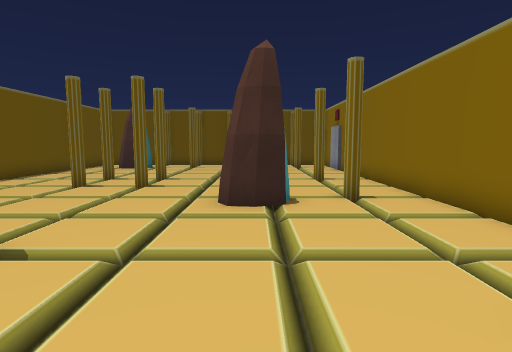
view 1 (above)

15 first-person views from a walk through a 3-D level made in the Unity game engine. The camera is 1.5 m above the floor, tilts 6° down and sees 80° across. The floor is counted in squares, 1.12 m on a side. Each view is taken from the middle of a square. On the plan, view 1 faces up. The plan holds only what a view shows up to about 14 squares ahead; the rest is blank. The place goes on beyond the plan. The player character is not drawn. Door leaves are left out, so doorways stand open.

view 2
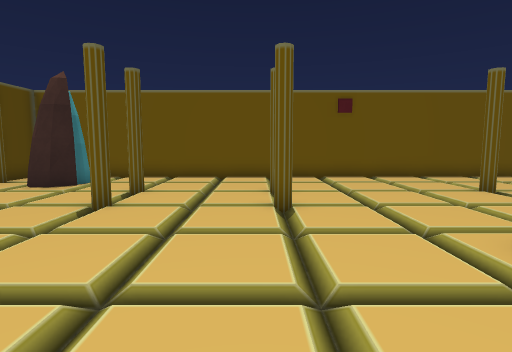

view 3
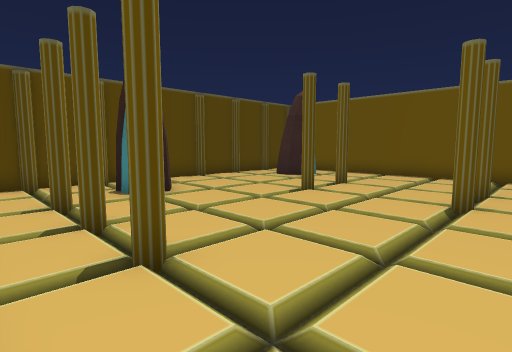

view 4
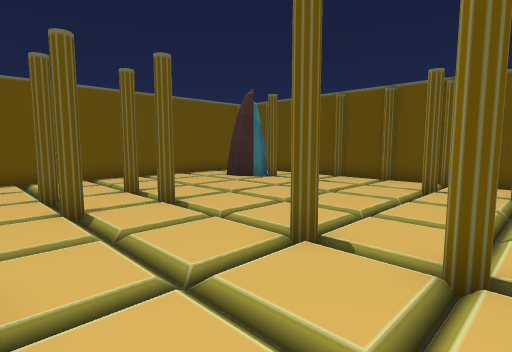

view 5
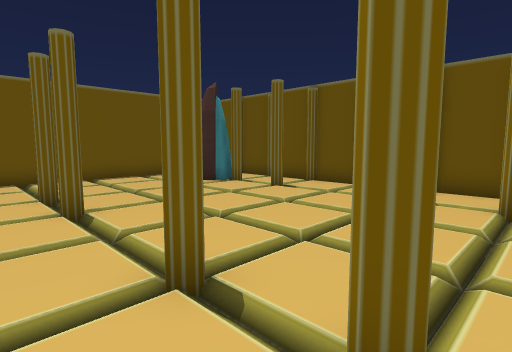

view 6
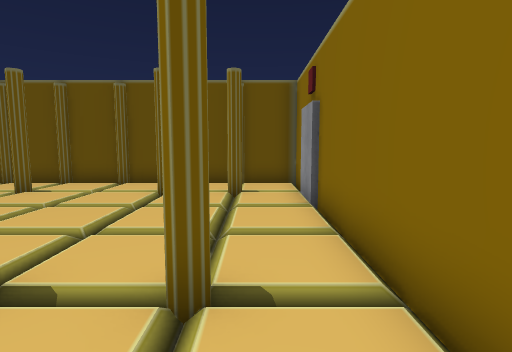

view 7
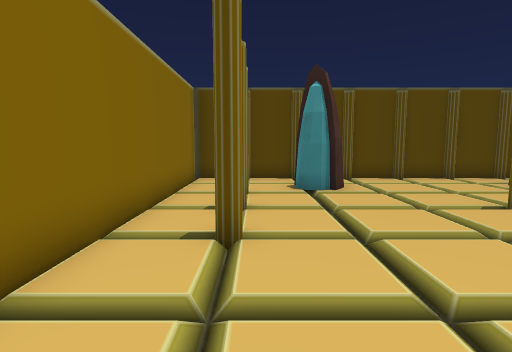

view 8
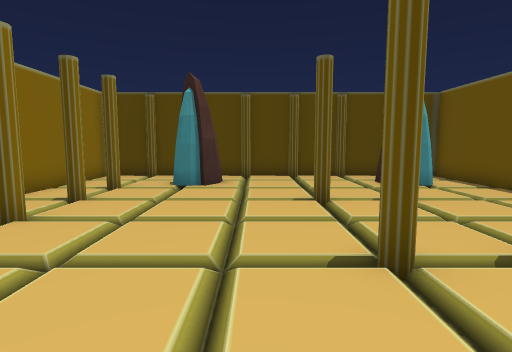

view 9
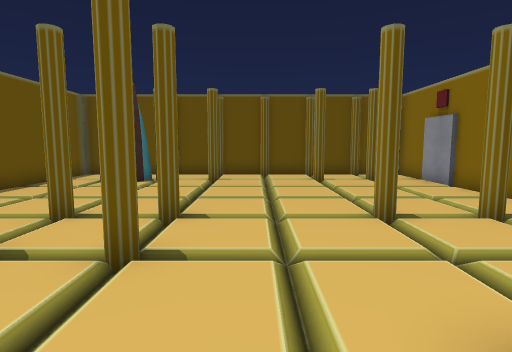

view 10
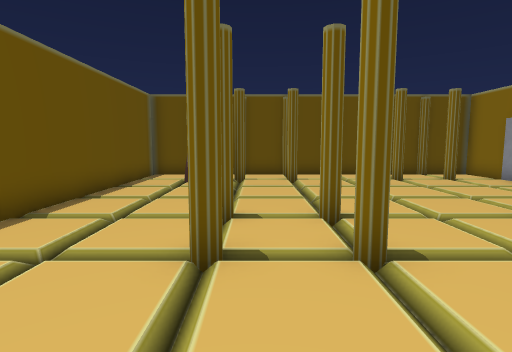

view 11
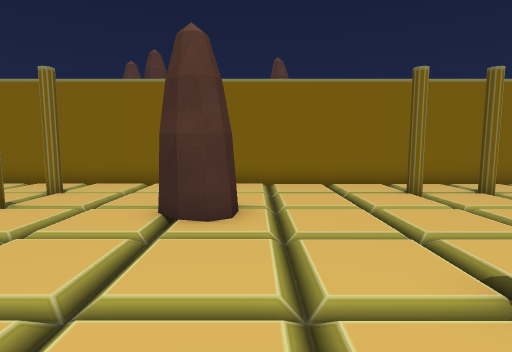

view 12
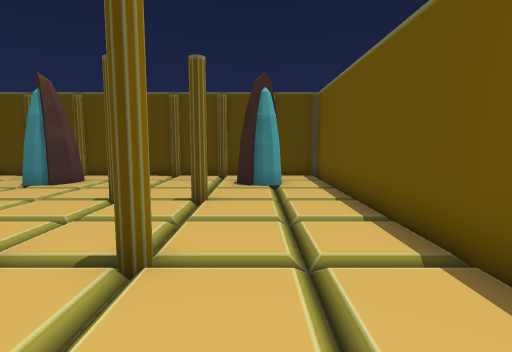

view 13
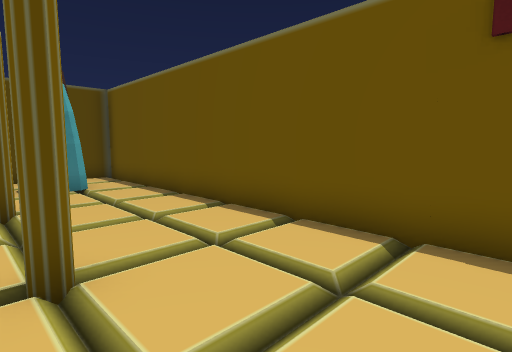

view 14
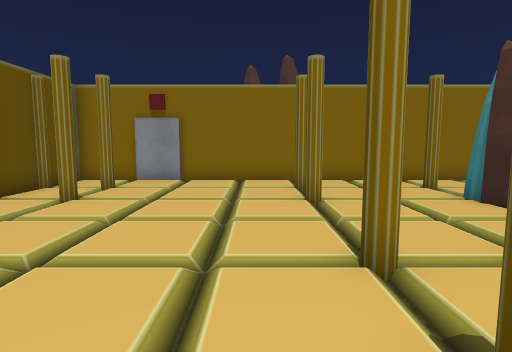

view 15
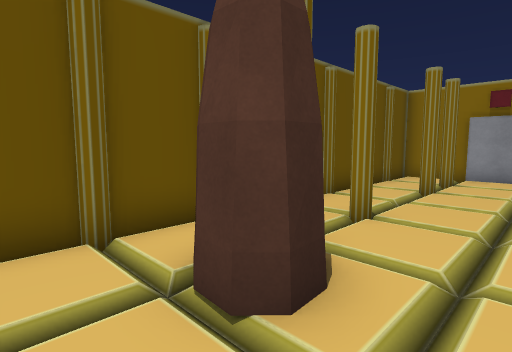

### Floor plan
Key: @ floor where view 1 was taken; # wall or solid block; . floor.
Columns run from 10 left of view 1 to 5 right of it. Each row starts with its distance up from view 1.
 20 ################
 19 #..............#
 18 #..##.#...#.#..#
 17 #..##.........##
 16 #.............##
 15 #..............#
 14 #..............#
 13 #..............#
 12 #...#.#...#.#..#
 11 #..............#
 10 #...#.#........#
  9 #..............#
  8 #...........#..#
  7 #.........#....#
  6 #..............#
  5 #..............#
  4 #...#.#........#
  3 #..............#
  2 #...........#..#
  1 #..............#
  0 #...#.#...@.#..#
 -1 #..............#
 -2 #...........#..#
 -3 #.##......#....#
 -4 #..#......#....#
 -5 #..............#
 -6 ################

Where each view was taken, in squares from view 1:
view 1: 0 up, 0 right, facing up
view 2: 3 up, 3 right, facing left
view 3: 5 up, 4 right, facing down-left
view 4: 8 up, 3 right, facing up-left
view 5: 10 up, 3 right, facing up-left
view 6: 9 up, 3 right, facing up
view 7: 6 up, 2 right, facing down
view 8: 7 up, 2 left, facing down
view 9: 6 up, 2 left, facing up
view 10: 6 up, 5 left, facing up
view 11: 6 up, 6 left, facing right
view 12: 7 up, 7 left, facing down
view 13: 7 up, 5 left, facing down-left
view 14: 13 up, 7 left, facing right
view 15: 15 up, 9 left, facing up-right
